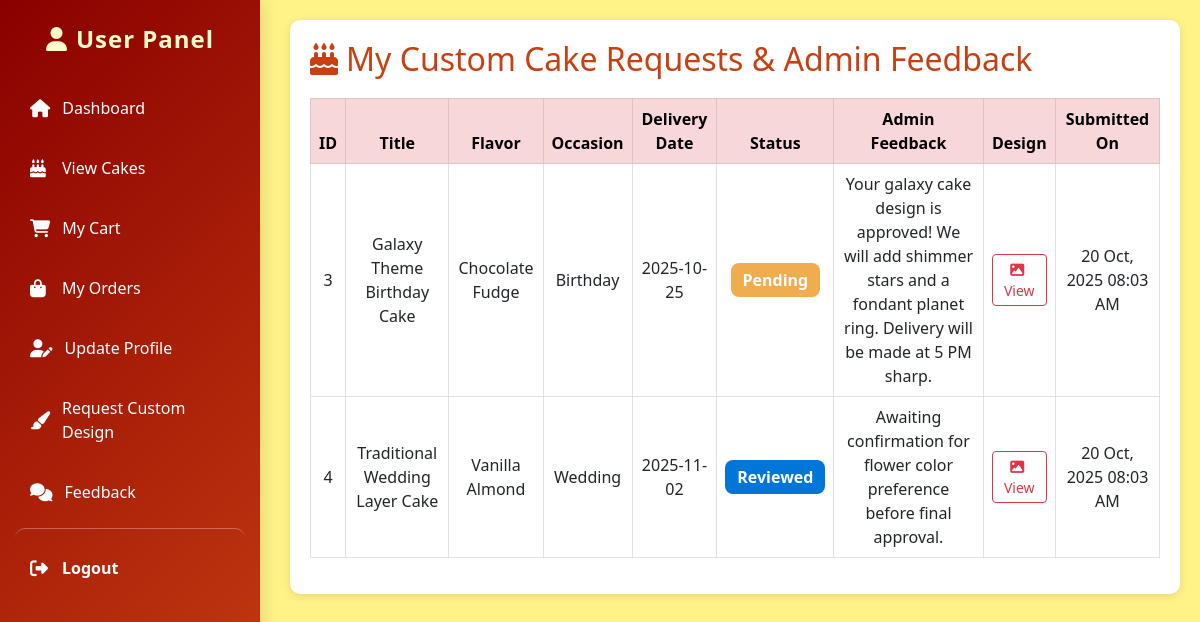
/custom-requests-status.php (signed in), run on the app's committed database.
### tables this page shows
CREATE TABLE `tbl_custom_requests` (
  `request_id` int(11) NOT NULL,
  `user_id` int(11) NOT NULL,
  `cake_title` varchar(100) NOT NULL,
  `description` text NOT NULL,
  `design_preference` varchar(255) DEFAULT NULL,
  `ingredients` text DEFAULT NULL,
  `flavor` varchar(100) DEFAULT NULL,
  `quantity` int(11) DEFAULT 1,
  `budget` decimal(10,2) DEFAULT NULL,
  `occasion` varchar(100) DEFAULT NULL,
  `delivery_date` date DEFAULT NULL,
  `image` varchar(255) DEFAULT NULL,
  `status` enum('Pending','Reviewed','Accepted','Modified','Rejected') DEFAULT 'Pending',
  `admin_feedback` text DEFAULT NULL,
  `request_date` datetime DEFAULT current_timestamp()
);

### custom-requests-status.php (the view, shortened to what this page needs)
<?php
include '../dbconnection.php';
include 'sidebar.php';
$user_id = $_SESSION['user_id'];
$query = "SELECT * FROM tbl_custom_requests WHERE user_id='$user_id' ORDER BY request_date DESC";
$result = mysqli_query($conn, $query);
?>
<!DOCTYPE html>
<html lang="en">
<head>
<link href="https://cdn.jsdelivr.net/npm/bootstrap@5.3.0/dist/css/bootstrap.min.css" rel="stylesheet">
<link rel="stylesheet" href="https://cdnjs.cloudflare.com/ajax/libs/font-awesome/6.4.0/css/all.min.css">
</head>
<body>
<div class="main-content">
  <div class="requests-card">
    <h2><i class="fa fa-birthday-cake me-2"></i>My Custom Cake Requests & Admin Feedback</h2>
    <?php if (mysqli_num_rows($result) > 0) { ?>
      <table class="table table-bordered align-middle text-center">
        <thead class="table-danger">
          <tr>
            <th>ID</th>
            <th>Title</th>
            <th>Flavor</th>
            <th>Occasion</th>
            <th>Delivery Date</th>
            <th>Status</th>
            <th>Admin Feedback</th>
            <th>Design</th>
            <th>Submitted On</th>
          </tr>
        </thead>
        <tbody>
          <?php while ($row = mysqli_fetch_assoc($result)) {
            $status = strtolower($row['status']);
          ?>
            <tr>
              <td><?php echo $row['request_id']; ?></td>
              <td><?php echo htmlspecialchars($row['cake_title']); ?></td>
              <td><?php echo htmlspecialchars($row['flavor']); ?></td>
              <td><?php echo htmlspecialchars($row['occasion']); ?></td>
              <td><?php echo $row['delivery_date']; ?></td>
              <td><span class="status-badge <?php echo $status; ?>"><?php echo ucfirst($row['status']); ?></span></td>
              <td>
                <?php
                  echo (!empty($row['admin_feedback']))
                    ? nl2br(htmlspecialchars($row['admin_feedback']))
                    : "<i>Awaiting review...</i>";
                ?>
              </td>
              <td>
                <?php if ($row['image']) { ?>
                  <a href="../uploads/custom_designs/<?php echo $row['image']; ?>" target="_blank" class="btn btn-sm btn-outline-danger">
                    <i class="fa fa-image me-1"></i> View
                  </a>
                <?php } else { echo "<i>None</i>"; } ?>
              </td>
              <td><?php echo date('d M, Y h:i A', strtotime($row['request_date'])); ?></td>
            </tr>
          <?php } ?>
        </tbody>
      </table>
    <?php } ?>
  </div>
</div>
</body>
</html>

### sidebar.php (style rules this page uses)
body { background: #FFF5E4; font-family: 'Segoe UI', Tahoma, Geneva, Verdana, sans-serif; }

### custom-requests-status.php (style rules this page uses)
body { background: #FFF287; font-family: 'Segoe UI', Tahoma, Geneva, Verdana, sans-serif; }
.main-content { margin-left: 270px; padding: 20px; }
.requests-card { background: white; border-radius: 10px; box-shadow: 0 2px 10px rgba(0,0,0,0.1); padding: 20px; }
h2 { color: #C83F12; margin-bottom: 20px; }
table th { background: #C83F12; color: white; }
.status-badge { padding: 6px 12px; border-radius: 8px; font-weight: 600; color: white; text-transform: capitalize; }
.pending { background: #f0ad4e; }
.reviewed { background: #0275d8; }

### data on the page
tbl_custom_requests: request_id "3", cake_title "Galaxy Theme Birthday Cake", flavor "Chocolate Fudge", occasion "Birthday", delivery_date "2025-10-25", status "Pending", admin_feedback "Your galaxy cake design is approved! We will add shimmer stars and a fondant planet ring. Delivery will be made at 5 PM sharp.", request_date "20 Oct, 2025 08:03 AM"
tbl_custom_requests: request_id "4", cake_title "Traditional Wedding Layer Cake", flavor "Vanilla Almond", occasion "Wedding", delivery_date "2025-11-02", status "Reviewed", admin_feedback "Awaiting confirmation for flower color preference before final approval.", request_date "20 Oct, 2025 08:03 AM"
